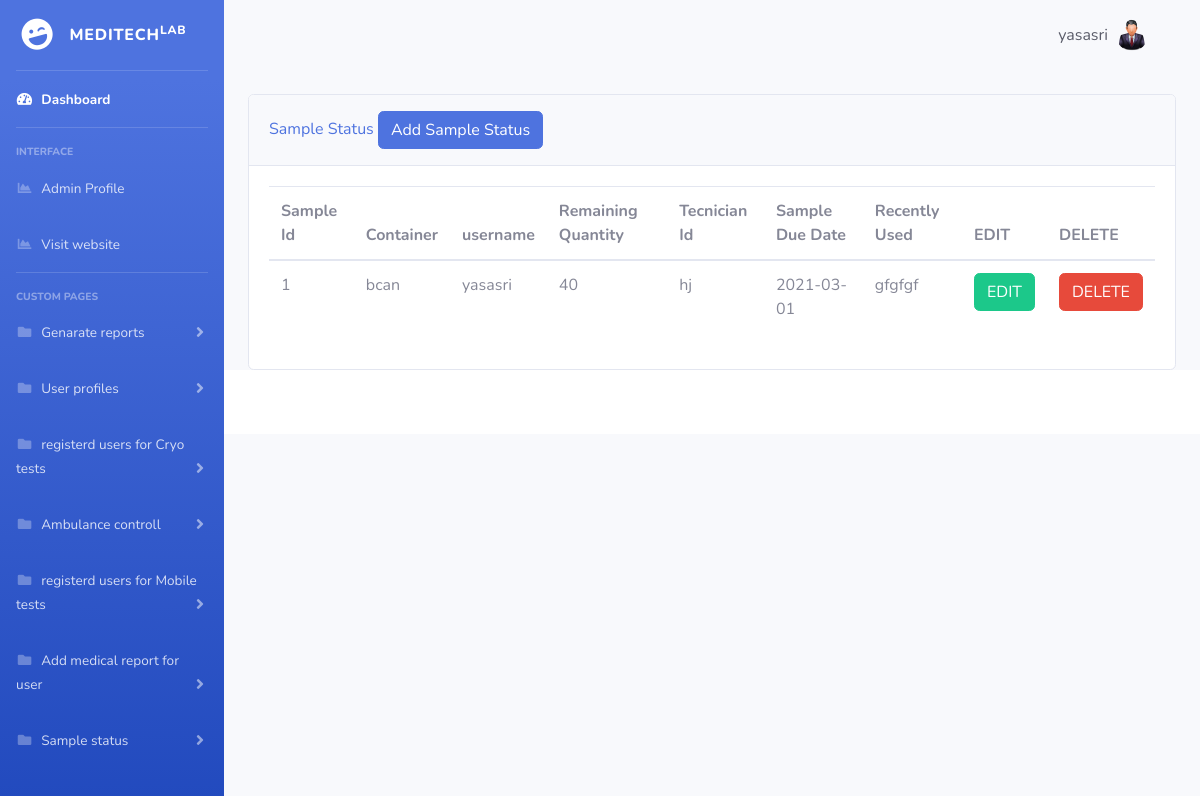
Page /addsamplestatus.php (signed in) on the committed database.
### tables this page shows
CREATE TABLE `sample_status` (
  `id` int(11) NOT NULL,
  `username` varchar(100) NOT NULL,
  `container` varchar(100) NOT NULL,
  `remaining` varchar(100) NOT NULL,
  `tecnician` varchar(100) NOT NULL,
  `sample_date` varchar(100) NOT NULL,
  `recently` varchar(100) NOT NULL
);

### addsamplestatus.php (the view, shortened to what this page needs)
    <?php
include('includes/header.php');
include('includes/navbar.php');
      ?>
<div class="container-fluid">
   <nav class="navbar navbar-expand  topbar mb-4 static-top ">
          <ul class="navbar-nav ml-auto">
            <li class="nav-item dropdown no-arrow d-sm-none">
            <li class="nav-item dropdown no-arrow">
              <a class="nav-link dropdown-toggle" href="#" id="userDropdown" role="button" data-toggle="dropdown" aria-haspopup="true" aria-expanded="false">
                <span class="mr-2 d-none d-lg-inline text-gray-800 medium">
                           <?php echo  $_SESSION['username'];  ?>
                </span>
                <img class="img-profile rounded-circle" src="img/admin.png">
              </a>
            </li>
          </ul>
        </nav>
	<div class="card shadow-mb-4">
		<div class="card-header py-3 ">
			<h6 class="m-0 front-weight-bolt text-primary">Sample Status
				<button type="button" class="btn btn-primary" data-toggle="modal" data-target="#addadminprofile">
 Add Sample Status
</button>
			</h6>
		</div>
  <div class="card-body">
  	<div class="table-responsive">
      <?php
     include_once'includes/connection.php';
     $query = "SELECT * FROM sample_status";
     $query_run = mysqli_query($conn,$query);
      ?>
  		<table class="table table-bodered" id="datatable" width="100%" cellspacing="0">
  <thead>
    <tr>
      <th scope="col">Sample Id</th>
      <th scope="col">Container</th>
       <th scope="col">username</th>
      <th scope="col">Remaining Quantity</th>
      <th scope="col">Tecnician Id</th>
      <th scope="col">Sample Due Date</th>
      <th scope="col">Recently Used</th>
      <th scope="col">EDIT</th>
      <th scope="col">DELETE</th>
    </tr>
  </thead>
  <tbody>
    <?php
    if(mysqli_num_rows($query_run )>0)
    {
      while ($row=mysqli_fetch_assoc($query_run ))
      {
       ?>
    <tr>
      <td><?php echo $row['id']; ?>  </td>
      <td><?php echo $row['container']; ?>  </td>
       <td><?php echo $row['username']; ?>  </td>
      <td><?php echo $row['remaining'];    ?>  </td>
      <td><?php echo $row['tecnician']; ?>  </td>
      <td><?php echo $row['sample_date']; ?>  </td>
      <td><?php echo $row['recently']; ?>  </td>
          <td>
            <form action="statusedit.php" method="POST">
            <button type="submit" name="edit_btn" class="btn btn-success">EDIT</button>
            </form>
          </td>
          <td>
          <form action="code.php" method="POST">
           <button type="submit" name="deletbtn" class="btn btn-danger">DELETE</button>
           </form>
           </td>
    </tr>
       <?php
     }
   }
   else{
    echo "No record found";
   }
      ?>
  </tbody>
</table>
  	</div>
  </div>
</div>
</div>
<?php
include('includes/footer.php');
  ?>

### rows in the picture
sample_status: id "1", container "bcan", username "yasasri", remaining "40", tecnician "hj", sample_date "2021-03-01", recently "gfgfgf"

### other values in the picture
$_SESSION['username'] "yasasri"
